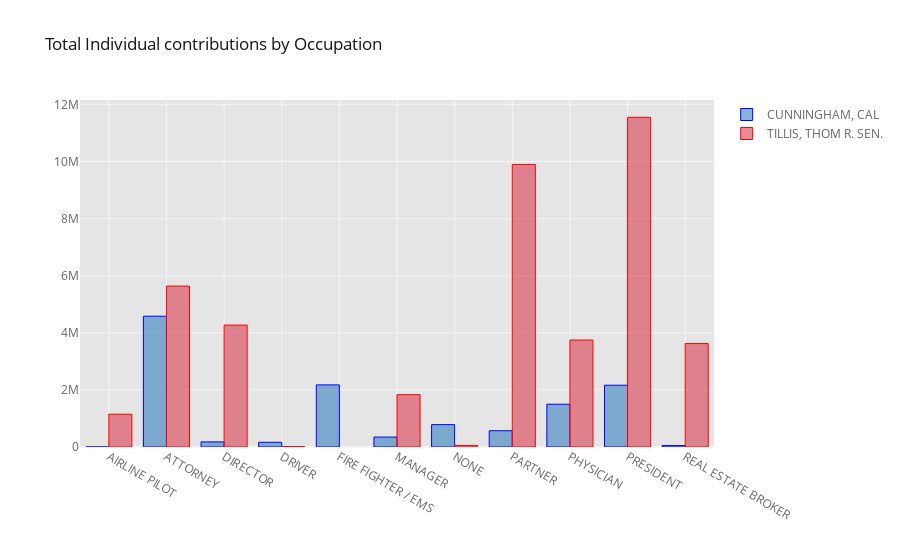

Notebook code cell kept with this figure:
### Code cell
top_occupations = set(contribs_by_indivs['OCCUPATION'].value_counts()[:13].index) - set(['RETIRED', 'SELF-EMPLOYED', 'NOT EMPLOYED'])
by_occupation = contribs_by_indivs[contribs_by_indivs['OCCUPATION'].isin(top_occupations)].groupby(['CAND_NAME', 'OCCUPATION']).agg({'TRANSACTION_AMT': 'sum'}).reset_index()
by_occupation_pivot = by_occupation.pivot_table(values='TRANSACTION_AMT', index='OCCUPATION', columns='CAND_NAME')
by_occupation_pivot.iplot(kind='bar', colors=color_map, title='Total Individual contributions by Occupation')

### Figure 1 — Plotly figure (JSON) as saved in the notebook; plotly's stock layout.template omitted (floating-point values rounded to 4 significant figures)
{"data": [{"marker": {"color": "rgba(55, 128, 191, 0.6)", "line": {"color": "blue", "width": 1}}, "name": "CUNNINGHAM, CAL", "orientation": "v", "text": "", "type": "bar", "x": ["AIRLINE PILOT", "ATTORNEY", "DIRECTOR", "DRIVER", "FIRE FIGHTER / EMS", "MANAGER", "NONE", "PARTNER", "PHYSICIAN", "PRESIDENT", "REAL ESTATE BROKER"], "y": [1554, 4581084, 177774, 164904, 2175763, 348292, 783737, 569956, 1498433, 2163706, 49343]}, {"marker": {"color": "rgba(219, 64, 82, 0.6)", "line": {"color": "red", "width": 1}}, "name": "TILLIS, THOM R. SEN.", "orientation": "v", "text": "", "type": "bar", "x": ["AIRLINE PILOT", "ATTORNEY", "DIRECTOR", "DRIVER", "FIRE FIGHTER / EMS", "MANAGER", "NONE", "PARTNER", "PHYSICIAN", "PRESIDENT", "REAL ESTATE BROKER"], "y": [1148552, 5636136, 4269651, 13965, "", 1833174, 55315, 9897040, 3747696, 11546694, 3622633]}], "layout": {"legend": {"bgcolor": "#FFFFFF", "font": {"color": "#666666"}}, "paper_bgcolor": "#FFFFFF", "plot_bgcolor": "#E5E5E5", "title": {"font": {"color": "#151516"}, "text": "Total Individual contributions by Occupation"}, "xaxis": {"gridcolor": "#F6F6F6", "showgrid": true, "tickfont": {"color": "#666666"}, "title": {"font": {"color": "#666666"}, "text": ""}, "zerolinecolor": "#F6F6F6"}, "yaxis": {"gridcolor": "#F6F6F6", "showgrid": true, "tickfont": {"color": "#666666"}, "title": {"font": {"color": "#666666"}, "text": ""}, "zerolinecolor": "#F6F6F6"}}}
